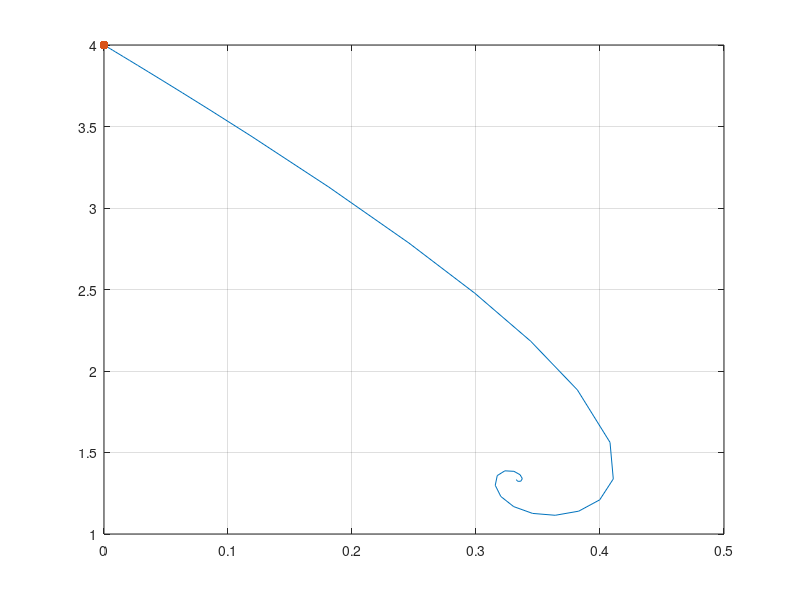

Recreate this plot in MATLAB.
function ODE
t0 = 0;
tfinal = 10;
xy0 = [0.00001;3.99999];

[t, xy] = ode23(@my0DE, [t0 ; tfinal], xy0);
plot(xy(:,1), xy(:,2))
hold on
plot(0, 4, '.', 'LineWidth', 10, 'MarkerSize', 20)
grid on

end


function dt = my0DE(t, xy)
dt = [1;3];
dt(1) =  xy(1) .* (-1 - xy(1) + xy(2));
dt(2) =  xy(2) .* (4 - xy(2) - 8 * xy(1));
end